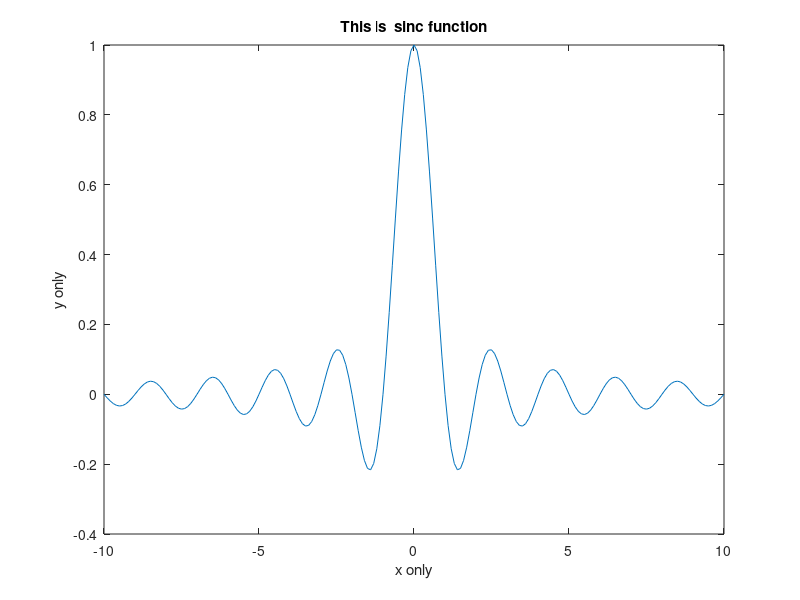

The MATLAB script that drew this image:
#the sinc function code from the input window
x = -10 : 0.1 :10;
y = sinc(x)
plot(x,y)
title("This is  sinc function");
xlabel("x only")
ylabel("y only")
